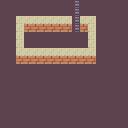

Tiled map render using the project's own tile images. Description and the whole map definition, tile-layer contents included, below:
An orthogonal 16x16 tile map with 8x8 px tiles, 2 tile layers (Tile Layer 1, Copy of Tile Layer 1).

<map version="1.10" tiledversion="1.10.2" orientation="orthogonal" renderorder="right-down" width="16" height="16" tilewidth="8" tileheight="8" infinite="0" nextlayerid="3" nextobjectid="1">
 <editorsettings>
  <export target="room.json" format="json" />
 </editorsettings>
 <tileset firstgid="1" source="BipsiColor-tileset.tsx" />
 <layer id="1" name="Tile Layer 1" width="16" height="16">
  <data encoding="csv">
1,1,1,1,1,1,1,1,1,1,1,1,1,1,1,1,
1,1,1,1,1,1,1,1,1,1,1,1,1,1,1,1,
1,1,2,2,2,2,2,2,2,2,2,2,1,1,1,1,
1,1,2,3,3,3,3,3,3,3,3,2,1,1,1,1,
1,1,2,1,1,1,1,1,1,1,1,2,1,1,1,1,
1,1,2,1,1,1,1,1,1,1,1,2,1,1,1,1,
1,1,2,1,1,1,1,1,1,1,1,2,2,2,2,1,
1,1,2,1,1,1,1,1,1,1,1,3,3,3,2,1,
1,1,2,1,1,1,1,1,1,1,1,1,1,1,2,1,
1,1,2,1,1,1,1,1,1,1,1,1,1,1,2,1,
1,1,2,1,1,1,1,1,1,1,1,1,1,1,2,1,
1,1,2,1,1,1,1,1,1,1,1,1,1,1,2,1,
1,1,2,2,2,2,2,2,2,4,2,2,2,2,2,1,
1,1,3,3,3,3,3,3,3,4,3,3,3,3,3,1,
1,1,1,1,1,1,1,1,1,4,1,1,1,1,1,1,
1,1,1,1,1,1,1,1,1,4,1,1,1,1,1,1
</data>
 </layer>
 <layer id="2" name="Copy of Tile Layer 1" width="16" height="16">
  <data encoding="csv">
1,1,1,1,1,1,1,1,1,4,1,1,1,1,1,1,
1,1,1,1,1,1,1,1,1,4,1,1,1,1,1,1,
1,1,2,2,2,2,2,2,2,4,2,2,1,1,1,1,
1,1,2,3,3,3,3,3,3,4,3,2,1,1,1,1,
1,1,2,1,1,1,1,1,1,1,1,2,1,1,1,1,
1,1,2,1,1,1,1,1,1,1,1,2,1,1,1,1,
1,1,2,2,2,2,2,2,2,2,2,2,1,1,1,1,
1,1,3,3,3,3,3,3,3,3,3,3,1,1,1,1,
1,1,1,1,1,1,1,1,1,1,1,1,1,1,1,1,
1,1,1,1,1,1,1,1,1,1,1,1,1,1,1,1,
1,1,1,1,1,1,1,1,1,1,1,1,1,1,1,1,
1,1,1,1,1,1,1,1,1,1,1,1,1,1,1,1,
1,1,1,1,1,1,1,1,1,1,1,1,1,1,1,1,
1,1,1,1,1,1,1,1,1,1,1,1,1,1,1,1,
1,1,1,1,1,1,1,1,1,1,1,1,1,1,1,1,
1,1,1,1,1,1,1,1,1,1,1,1,1,1,1,1
</data>
 </layer>
</map>